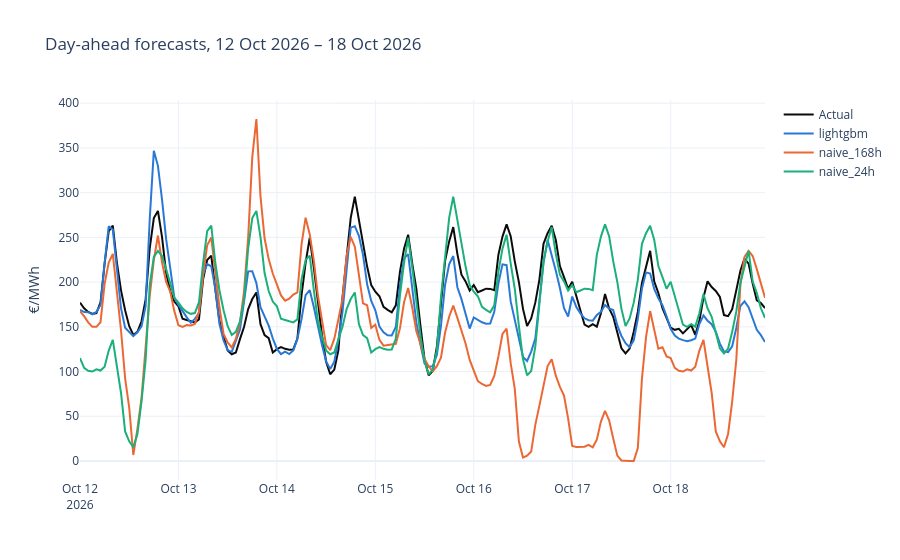

The cell this chart's notebook holds for it:
### Code cell
plots.forecast_lines(df, test, date(2026, 10, 12), date(2026, 10, 18))

### Figure 1 — Plotly figure (JSON) as saved in the notebook; plotly's stock layout.template omitted (floating-point values rounded to 4 significant figures; data arrays with more than 128 entries replaced by an {"elided": "..."} marker saying what was removed)
{"data": [{"line": {"color": "#0b0b0b", "width": 2}, "name": "Actual", "type": "scatter", "x": {"elided": "168 str values"}, "y": {"elided": "168 float values"}}, {"line": {"color": "#2a78d6", "width": 2}, "name": "lightgbm", "type": "scatter", "x": {"elided": "168 str values"}, "y": {"elided": "168 float values"}}, {"line": {"color": "#eb6834", "width": 2}, "name": "naive_168h", "type": "scatter", "x": {"elided": "168 str values"}, "y": {"elided": "168 float values"}}, {"line": {"color": "#1baf7a", "width": 2}, "name": "naive_24h", "type": "scatter", "x": {"elided": "168 str values"}, "y": {"elided": "168 float values"}}], "layout": {"hovermode": "x unified", "title": {"text": "Day-ahead forecasts, 12 Oct 2026 – 18 Oct 2026"}, "yaxis": {"title": {"text": "€/MWh"}}}}
